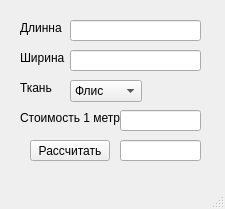
<?xml version="1.0" encoding="UTF-8"?>
<ui version="4.0">
 <class>MainWindow</class>
 <widget class="QMainWindow" name="MainWindow">
  <property name="geometry">
   <rect>
    <x>0</x>
    <y>0</y>
    <width>225</width>
    <height>209</height>
   </rect>
  </property>
  <property name="windowTitle">
   <string>MainWindow</string>
  </property>
  <widget class="QWidget" name="centralwidget">
   <widget class="QLineEdit" name="lineEdit">
    <property name="geometry">
     <rect>
      <x>70</x>
      <y>20</y>
      <width>131</width>
      <height>21</height>
     </rect>
    </property>
   </widget>
   <widget class="QLineEdit" name="lineEdit_2">
    <property name="geometry">
     <rect>
      <x>70</x>
      <y>50</y>
      <width>131</width>
      <height>21</height>
     </rect>
    </property>
   </widget>
   <widget class="QLabel" name="label">
    <property name="geometry">
     <rect>
      <x>20</x>
      <y>20</y>
      <width>91</width>
      <height>16</height>
     </rect>
    </property>
    <property name="text">
     <string>Длинна</string>
    </property>
   </widget>
   <widget class="QLabel" name="label_2">
    <property name="geometry">
     <rect>
      <x>20</x>
      <y>50</y>
      <width>91</width>
      <height>16</height>
     </rect>
    </property>
    <property name="text">
     <string>Ширина</string>
    </property>
   </widget>
   <widget class="QLabel" name="label_3">
    <property name="geometry">
     <rect>
      <x>20</x>
      <y>80</y>
      <width>91</width>
      <height>16</height>
     </rect>
    </property>
    <property name="text">
     <string>Ткань</string>
    </property>
   </widget>
   <widget class="QLabel" name="label_4">
    <property name="geometry">
     <rect>
      <x>20</x>
      <y>110</y>
      <width>111</width>
      <height>16</height>
     </rect>
    </property>
    <property name="text">
     <string>Стоимость 1 метра</string>
    </property>
   </widget>
   <widget class="QComboBox" name="comboBox">
    <property name="geometry">
     <rect>
      <x>70</x>
      <y>80</y>
      <width>72</width>
      <height>22</height>
     </rect>
    </property>
    <item>
     <property name="text">
      <string>Флис</string>
     </property>
    </item>
    <item>
     <property name="text">
      <string>Хлопок</string>
     </property>
    </item>
    <item>
     <property name="text">
      <string>Лён</string>
     </property>
    </item>
   </widget>
   <widget class="QPushButton" name="pushButton">
    <property name="geometry">
     <rect>
      <x>30</x>
      <y>140</y>
      <width>80</width>
      <height>21</height>
     </rect>
    </property>
    <property name="text">
     <string>Рассчитать</string>
    </property>
   </widget>
   <widget class="QLineEdit" name="lineEdit_3">
    <property name="geometry">
     <rect>
      <x>120</x>
      <y>140</y>
      <width>81</width>
      <height>21</height>
     </rect>
    </property>
    <property name="readOnly">
     <bool>true</bool>
    </property>
   </widget>
   <widget class="QLineEdit" name="lineEdit_4">
    <property name="geometry">
     <rect>
      <x>120</x>
      <y>110</y>
      <width>81</width>
      <height>21</height>
     </rect>
    </property>
    <property name="readOnly">
     <bool>true</bool>
    </property>
   </widget>
  </widget>
  <widget class="QMenuBar" name="menubar">
   <property name="geometry">
    <rect>
     <x>0</x>
     <y>0</y>
     <width>225</width>
     <height>20</height>
    </rect>
   </property>
  </widget>
  <widget class="QStatusBar" name="statusbar"/>
 </widget>
 <resources/>
 <connections/>
</ui>
